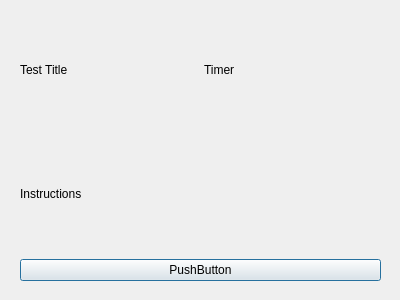
<?xml version="1.0" encoding="UTF-8"?>
<ui version="4.0">
 <class>Dialog</class>
 <widget class="QDialog" name="Dialog">
  <property name="geometry">
   <rect>
    <x>0</x>
    <y>0</y>
    <width>400</width>
    <height>300</height>
   </rect>
  </property>
  <property name="windowTitle">
   <string>Dialog</string>
  </property>
  <widget class="QWidget" name="verticalLayoutWidget">
   <property name="geometry">
    <rect>
     <x>20</x>
     <y>10</y>
     <width>361</width>
     <height>271</height>
    </rect>
   </property>
   <layout class="QVBoxLayout" name="verticalLayout">
    <item>
     <layout class="QHBoxLayout" name="horizontalLayout">
      <item>
       <widget class="QLabel" name="label">
        <property name="text">
         <string>Test Title</string>
        </property>
       </widget>
      </item>
      <item>
       <widget class="QLabel" name="label_2">
        <property name="text">
         <string>Timer</string>
        </property>
       </widget>
      </item>
     </layout>
    </item>
    <item>
     <widget class="QLabel" name="label_3">
      <property name="text">
       <string>Instructions</string>
      </property>
     </widget>
    </item>
    <item>
     <widget class="QPushButton" name="pushButton">
      <property name="text">
       <string>PushButton</string>
      </property>
     </widget>
    </item>
   </layout>
  </widget>
 </widget>
 <resources/>
 <connections/>
</ui>
